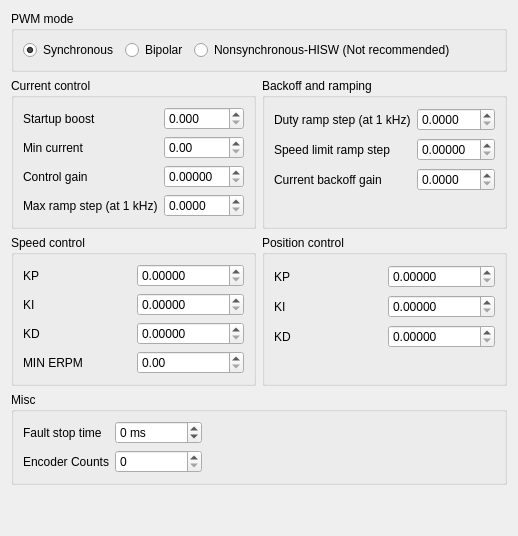
            <widget class="QWidget" name="tab_14">
             <attribute name="title">
              <string>Advanced</string>
             </attribute>
             <layout class="QVBoxLayout" name="verticalLayout_28">
              <item>
               <widget class="QGroupBox" name="groupBox_13">
                <property name="title">
                 <string>PWM mode</string>
                </property>
                <layout class="QHBoxLayout" name="horizontalLayout_44">
                 <item>
                  <widget class="QRadioButton" name="mcconfPwmModeSyncButton">
                   <property name="text">
                    <string>Synchronous</string>
                   </property>
                   <property name="checked">
                    <bool>true</bool>
                   </property>
                  </widget>
                 </item>
                 <item>
                  <widget class="QRadioButton" name="mcconfPwmModeBipolarButton">
                   <property name="text">
                    <string>Bipolar</string>
                   </property>
                  </widget>
                 </item>
                 <item>
                  <widget class="QRadioButton" name="mcconfPwmModeNonsyncHiswButton">
                   <property name="text">
                    <string>Nonsynchronous-HISW (Not recommended)</string>
                   </property>
                  </widget>
                 </item>
                 <item>
                  <spacer name="horizontalSpacer_21">
                   <property name="orientation">
                    <enum>Qt::Horizontal</enum>
                   </property>
                   <property name="sizeHint" stdset="0">
                    <size>
                     <width>40</width>
                     <height>20</height>
                    </size>
                   </property>
                  </spacer>
                 </item>
                </layout>
               </widget>
              </item>
              <item>
               <layout class="QHBoxLayout" name="horizontalLayout_23">
                <item>
                 <widget class="QGroupBox" name="groupBox_14">
                  <property name="sizePolicy">
                   <sizepolicy hsizetype="Preferred" vsizetype="Fixed">
                    <horstretch>0</horstretch>
                    <verstretch>0</verstretch>
                   </sizepolicy>
                  </property>
                  <property name="title">
                   <string>Current control</string>
                  </property>
                  <layout class="QGridLayout" name="gridLayout_14">
                   <item row="0" column="0">
                    <widget class="QLabel" name="label_34">
                     <property name="text">
                      <string>Startup boost</string>
                     </property>
                    </widget>
                   </item>
                   <item row="0" column="1">
                    <widget class="QDoubleSpinBox" name="mcconfCcBoostBox">
                     <property name="decimals">
                      <number>3</number>
                     </property>
                     <property name="maximum">
                      <double>1.000000000000000</double>
                     </property>
                     <property name="singleStep">
                      <double>0.010000000000000</double>
                     </property>
                    </widget>
                   </item>
                   <item row="1" column="0">
                    <widget class="QLabel" name="label_35">
                     <property name="text">
                      <string>Min current</string>
                     </property>
                    </widget>
                   </item>
                   <item row="1" column="1">
                    <widget class="QDoubleSpinBox" name="mcconfCcMinBox"/>
                   </item>
                   <item row="2" column="0">
                    <widget class="QLabel" name="label_36">
                     <property name="toolTip">
                      <string>Only change this if you know what you are doing</string>
                     </property>
                     <property name="text">
                      <string>Control gain</string>
                     </property>
                    </widget>
                   </item>
                   <item row="2" column="1">
                    <widget class="QDoubleSpinBox" name="mcconfCcGainBox">
                     <property name="decimals">
                      <number>5</number>
                     </property>
                     <property name="maximum">
                      <double>50.000000000000000</double>
                     </property>
                     <property name="singleStep">
                      <double>0.000100000000000</double>
                     </property>
                    </widget>
                   </item>
                   <item row="3" column="0">
                    <widget class="QLabel" name="label_69">
                     <property name="text">
                      <string>Max ramp step (at 1 kHz)</string>
                     </property>
                    </widget>
                   </item>
                   <item row="3" column="1">
                    <widget class="QDoubleSpinBox" name="mcconfCcMaxRampStepBox">
                     <property name="decimals">
                      <number>4</number>
                     </property>
                     <property name="maximum">
                      <double>50.000000000000000</double>
                     </property>
                     <property name="singleStep">
                      <double>0.010000000000000</double>
                     </property>
                    </widget>
                   </item>
                  </layout>
                 </widget>
                </item>
                <item>
                 <widget class="QGroupBox" name="groupBox_37">
                  <property name="title">
                   <string>Backoff and ramping</string>
                  </property>
                  <property name="flat">
                   <bool>false</bool>
                  </property>
                  <property name="checkable">
                   <bool>false</bool>
                  </property>
                  <layout class="QGridLayout" name="gridLayout_37">
                   <item row="0" column="0">
                    <widget class="QLabel" name="label_3">
                     <property name="text">
                      <string>Duty ramp step (at 1 kHz)</string>
                     </property>
                    </widget>
                   </item>
                   <item row="0" column="1">
                    <widget class="QDoubleSpinBox" name="mcconfMDutyRampStepBox">
                     <property name="decimals">
                      <number>4</number>
                     </property>
                     <property name="singleStep">
                      <double>0.010000000000000</double>
                     </property>
                    </widget>
                   </item>
                   <item row="1" column="0">
                    <widget class="QLabel" name="label_33">
                     <property name="text">
                      <string>Speed limit ramp step</string>
                     </property>
                    </widget>
                   </item>
                   <item row="1" column="1">
                    <widget class="QDoubleSpinBox" name="mcconfMDutyRampStepSpeedLimBox">
                     <property name="decimals">
                      <number>5</number>
                     </property>
                     <property name="singleStep">
                      <double>0.000100000000000</double>
                     </property>
                    </widget>
                   </item>
                   <item row="2" column="0">
                    <widget class="QLabel" name="label_85">
                     <property name="text">
                      <string>Current backoff gain</string>
                     </property>
                    </widget>
                   </item>
                   <item row="2" column="1">
                    <widget class="QDoubleSpinBox" name="mcconfMCurrentBackoffGainBox">
                     <property name="decimals">
                      <number>4</number>
                     </property>
                     <property name="singleStep">
                      <double>0.010000000000000</double>
                     </property>
                    </widget>
                   </item>
                   <item row="3" column="0">
                    <spacer name="verticalSpacer_16">
                     <property name="orientation">
                      <enum>Qt::Vertical</enum>
                     </property>
                     <property name="sizeType">
                      <enum>QSizePolicy::Preferred</enum>
                     </property>
                     <property name="sizeHint" stdset="0">
                      <size>
                       <width>20</width>
                       <height>25</height>
                      </size>
                     </property>
                    </spacer>
                   </item>
                  </layout>
                 </widget>
                </item>
               </layout>
              </item>
              <item>
               <layout class="QHBoxLayout" name="horizontalLayout_39">
                <item>
                 <widget class="QGroupBox" name="groupBox_15">
                  <property name="sizePolicy">
                   <sizepolicy hsizetype="Preferred" vsizetype="Fixed">
                    <horstretch>0</horstretch>
                    <verstretch>0</verstretch>
                   </sizepolicy>
                  </property>
                  <property name="title">
                   <string>Speed control</string>
                  </property>
                  <layout class="QGridLayout" name="gridLayout_15">
                   <item row="0" column="0">
                    <widget class="QLabel" name="label_37">
                     <property name="text">
                      <string>KP</string>
                     </property>
                    </widget>
                   </item>
                   <item row="0" column="1">
                    <widget class="QDoubleSpinBox" name="mcconfSpidKpBox">
                     <property name="decimals">
                      <number>5</number>
                     </property>
                     <property name="singleStep">
                      <double>0.000100000000000</double>
                     </property>
                    </widget>
                   </item>
                   <item row="1" column="0">
                    <widget class="QLabel" name="label_38">
                     <property name="text">
                      <string>KI</string>
                     </property>
                    </widget>
                   </item>
                   <item row="1" column="1">
                    <widget class="QDoubleSpinBox" name="mcconfSpidKiBox">
                     <property name="decimals">
                      <number>5</number>
                     </property>
                     <property name="singleStep">
                      <double>0.000100000000000</double>
                     </property>
                    </widget>
                   </item>
                   <item row="2" column="0">
                    <widget class="QLabel" name="label_39">
                     <property name="text">
                      <string>KD</string>
                     </property>
                    </widget>
                   </item>
                   <item row="2" column="1">
                    <widget class="QDoubleSpinBox" name="mcconfSpidKdBox">
                     <property name="decimals">
                      <number>5</number>
                     </property>
                     <property name="singleStep">
                      <double>0.000100000000000</double>
                     </property>
                    </widget>
                   </item>
                   <item row="3" column="0">
                    <widget class="QLabel" name="label_40">
                     <property name="text">
                      <string>MIN ERPM</string>
                     </property>
                    </widget>
                   </item>
                   <item row="3" column="1">
                    <widget class="QDoubleSpinBox" name="mcconfSpidMinRpmBox">
                     <property name="maximum">
                      <double>200000.000000000000000</double>
                     </property>
                     <property name="singleStep">
                      <double>100.000000000000000</double>
                     </property>
                    </widget>
                   </item>
                  </layout>
                 </widget>
                </item>
                <item>
                 <widget class="QGroupBox" name="groupBox_30">
                  <property name="sizePolicy">
                   <sizepolicy hsizetype="Preferred" vsizetype="Preferred">
                    <horstretch>0</horstretch>
                    <verstretch>0</verstretch>
                   </sizepolicy>
                  </property>
                  <property name="title">
                   <string>Position control</string>
                  </property>
                  <layout class="QGridLayout" name="gridLayout_26">
                   <item row="0" column="0">
                    <widget class="QLabel" name="label_68">
                     <property name="text">
                      <string>KP</string>
                     </property>
                    </widget>
                   </item>
                   <item row="1" column="1">
                    <widget class="QDoubleSpinBox" name="mcconfPpidKiBox">
                     <property name="decimals">
                      <number>5</number>
                     </property>
                     <property name="singleStep">
                      <double>0.000100000000000</double>
                     </property>
                    </widget>
                   </item>
                   <item row="1" column="0">
                    <widget class="QLabel" name="label_70">
                     <property name="text">
                      <string>KI</string>
                     </property>
                    </widget>
                   </item>
                   <item row="2" column="1">
                    <widget class="QDoubleSpinBox" name="mcconfPpidKdBox">
                     <property name="decimals">
                      <number>5</number>
                     </property>
                     <property name="singleStep">
                      <double>0.000100000000000</double>
                     </property>
                    </widget>
                   </item>
                   <item row="2" column="0">
                    <widget class="QLabel" name="label_71">
                     <property name="text">
                      <string>KD</string>
                     </property>
                    </widget>
                   </item>
                   <item row="0" column="1">
                    <widget class="QDoubleSpinBox" name="mcconfPpidKpBox">
                     <property name="decimals">
                      <number>5</number>
                     </property>
                     <property name="singleStep">
                      <double>0.000100000000000</double>
                     </property>
                    </widget>
                   </item>
                   <item row="3" column="0">
                    <spacer name="verticalSpacer_13">
                     <property name="orientation">
                      <enum>Qt::Vertical</enum>
                     </property>
                     <property name="sizeType">
                      <enum>QSizePolicy::Preferred</enum>
                     </property>
                     <property name="sizeHint" stdset="0">
                      <size>
                       <width>20</width>
                       <height>25</height>
                      </size>
                     </property>
                    </spacer>
                   </item>
                  </layout>
                 </widget>
                </item>
               </layout>
              </item>
              <item>
               <widget class="QGroupBox" name="groupBox_17">
                <property name="title">
                 <string>Misc</string>
                </property>
                <layout class="QGridLayout" name="gridLayout_38">
                 <item row="0" column="1">
                  <widget class="QLabel" name="label_4">
                   <property name="text">
                    <string>Fault stop time</string>
                   </property>
                  </widget>
                 </item>
                 <item row="0" column="2">
                  <widget class="QSpinBox" name="mcconfMFaultStopTimeBox">
                   <property name="suffix">
                    <string> ms</string>
                   </property>
                   <property name="minimum">
                    <number>-1</number>
                   </property>
                   <property name="maximum">
                    <number>40000000</number>
                   </property>
                   <property name="singleStep">
                    <number>500</number>
                   </property>
                  </widget>
                 </item>
                 <item row="0" column="3">
                  <spacer name="horizontalSpacer_22">
                   <property name="orientation">
                    <enum>Qt::Horizontal</enum>
                   </property>
                   <property name="sizeHint" stdset="0">
                    <size>
                     <width>40</width>
                     <height>20</height>
                    </size>
                   </property>
                  </spacer>
                 </item>
                 <item row="1" column="1">
                  <widget class="QLabel" name="label_91">
                   <property name="text">
                    <string>Encoder Counts</string>
                   </property>
                  </widget>
                 </item>
                 <item row="1" column="2">
                  <widget class="QSpinBox" name="mcconfMEncoderCountBox">
                   <property name="maximum">
                    <number>1000000</number>
                   </property>
                   <property name="singleStep">
                    <number>100</number>
                   </property>
                  </widget>
                 </item>
                </layout>
               </widget>
              </item>
              <item>
               <spacer name="verticalSpacer_8">
                <property name="orientation">
                 <enum>Qt::Vertical</enum>
                </property>
                <property name="sizeHint" stdset="0">
                 <size>
                  <width>20</width>
                  <height>40</height>
                 </size>
                </property>
               </spacer>
              </item>
             </layout>
            </widget>
